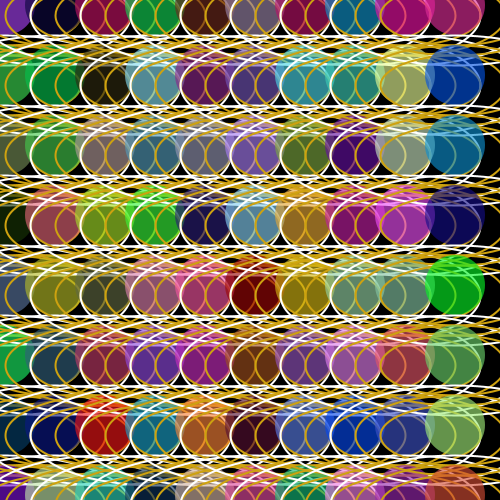
Frame 1 (no input)
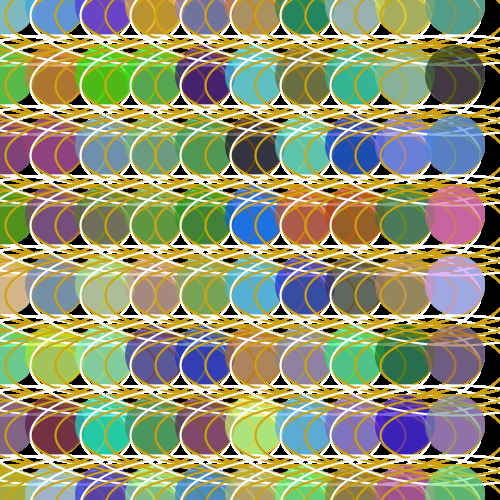
Frame 60 (the mouse pressed at the canvas centre just before this capture)
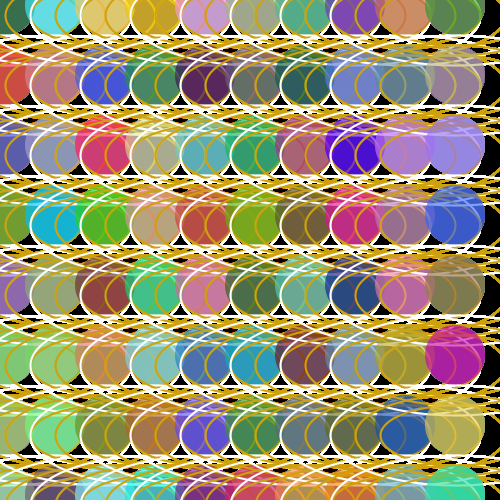
Frame 120 (the mouse held since frame 60 and released just before this capture)

The Processing sketch that drew these frames (run headless with seeded random() and noise(); from frame 60 on, the mouse is pressed at the canvas centre):

// Processing sketch: processing_37968
// ── processing_37968.pde

void setup(){
  size(500, 500);
  background(0);
  smooth();  
}
void draw(){
//double for loops
for (int a=5; a<width; a+=50){
for (int b=5; b<width; b+=70){
 planet(a, b+10);
    }
  }
}

void planet (int x, int y){
  float r=random(1, 255);
  float g=random(1, 255);
  float b=random(1, 255);
//rings
noFill();
strokeWeight(2);
stroke(206, 162, 15);
ellipse(x, y, 150, 60); 
ellipse(x, y, 200, 80);
stroke(255);
ellipse(x, y, 250, 100);

//center
noStroke();
fill(r, g, b, 160);
ellipse(x, y-10, 60, 60);
}


                
